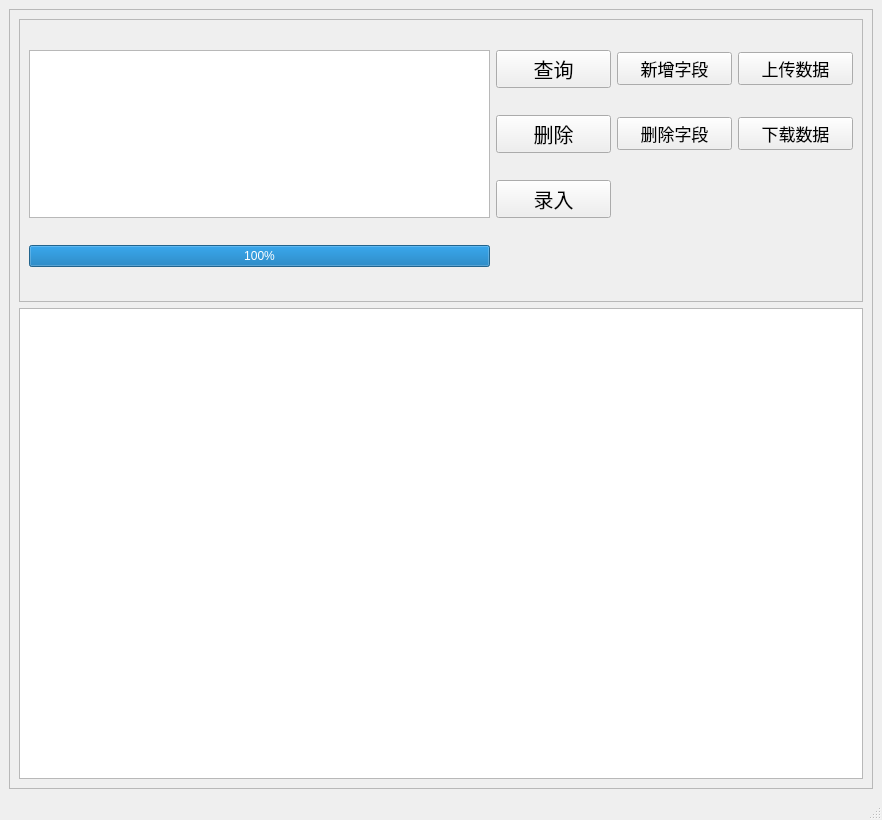
<?xml version="1.0" encoding="UTF-8"?>
<ui version="4.0">
 <class>MainWindow</class>
 <widget class="QMainWindow" name="MainWindow">
  <property name="geometry">
   <rect>
    <x>0</x>
    <y>0</y>
    <width>882</width>
    <height>820</height>
   </rect>
  </property>
  <property name="windowTitle">
   <string>MainWindow</string>
  </property>
  <widget class="QWidget" name="centralwidget">
   <layout class="QVBoxLayout" name="verticalLayout_4">
    <item>
     <widget class="QFrame" name="gridInput">
      <property name="frameShape">
       <enum>QFrame::StyledPanel</enum>
      </property>
      <property name="frameShadow">
       <enum>QFrame::Raised</enum>
      </property>
      <layout class="QVBoxLayout" name="verticalLayout_3" stretch="3,3,5">
       <item>
        <layout class="QGridLayout" name="tableSearch"/>
       </item>
       <item>
        <widget class="QFrame" name="button">
         <property name="frameShape">
          <enum>QFrame::StyledPanel</enum>
         </property>
         <property name="frameShadow">
          <enum>QFrame::Raised</enum>
         </property>
         <layout class="QGridLayout" name="gridLayout" columnstretch="4,0,1,0,0,1,1">
          <item row="3" column="0">
           <widget class="QProgressBar" name="progressBar">
            <property name="value">
             <number>100</number>
            </property>
           </widget>
          </item>
          <item row="0" column="6">
           <widget class="QPushButton" name="buttonDataUpload">
            <property name="font">
             <font>
              <pointsize>13</pointsize>
             </font>
            </property>
            <property name="text">
             <string>上传数据</string>
            </property>
           </widget>
          </item>
          <item row="0" column="5">
           <widget class="QPushButton" name="buttonKeyAdd">
            <property name="font">
             <font>
              <pointsize>13</pointsize>
             </font>
            </property>
            <property name="text">
             <string>新增字段</string>
            </property>
           </widget>
          </item>
          <item row="0" column="0" rowspan="3">
           <widget class="QTextEdit" name="textEdit"/>
          </item>
          <item row="0" column="2">
           <widget class="QPushButton" name="buttonSearch">
            <property name="font">
             <font>
              <pointsize>15</pointsize>
             </font>
            </property>
            <property name="text">
             <string>查询</string>
            </property>
           </widget>
          </item>
          <item row="1" column="2">
           <widget class="QPushButton" name="buttonDelete">
            <property name="font">
             <font>
              <pointsize>15</pointsize>
             </font>
            </property>
            <property name="text">
             <string>删除</string>
            </property>
           </widget>
          </item>
          <item row="2" column="2">
           <widget class="QPushButton" name="buttonUpload">
            <property name="font">
             <font>
              <pointsize>15</pointsize>
             </font>
            </property>
            <property name="text">
             <string>录入</string>
            </property>
           </widget>
          </item>
          <item row="1" column="5">
           <widget class="QPushButton" name="buttonKeyDelete">
            <property name="font">
             <font>
              <pointsize>13</pointsize>
             </font>
            </property>
            <property name="text">
             <string>删除字段</string>
            </property>
           </widget>
          </item>
          <item row="1" column="6">
           <widget class="QPushButton" name="buttonDataDownload">
            <property name="font">
             <font>
              <pointsize>13</pointsize>
             </font>
            </property>
            <property name="text">
             <string>下载数据</string>
            </property>
           </widget>
          </item>
         </layout>
        </widget>
       </item>
       <item>
        <widget class="QTableWidget" name="tableShow">
         <property name="sizeIncrement">
          <size>
           <width>1</width>
           <height>0</height>
          </size>
         </property>
        </widget>
       </item>
      </layout>
     </widget>
    </item>
   </layout>
  </widget>
  <widget class="QMenuBar" name="menubar">
   <property name="geometry">
    <rect>
     <x>0</x>
     <y>0</y>
     <width>882</width>
     <height>23</height>
    </rect>
   </property>
  </widget>
  <widget class="QStatusBar" name="statusbar"/>
 </widget>
 <resources/>
 <connections/>
</ui>
